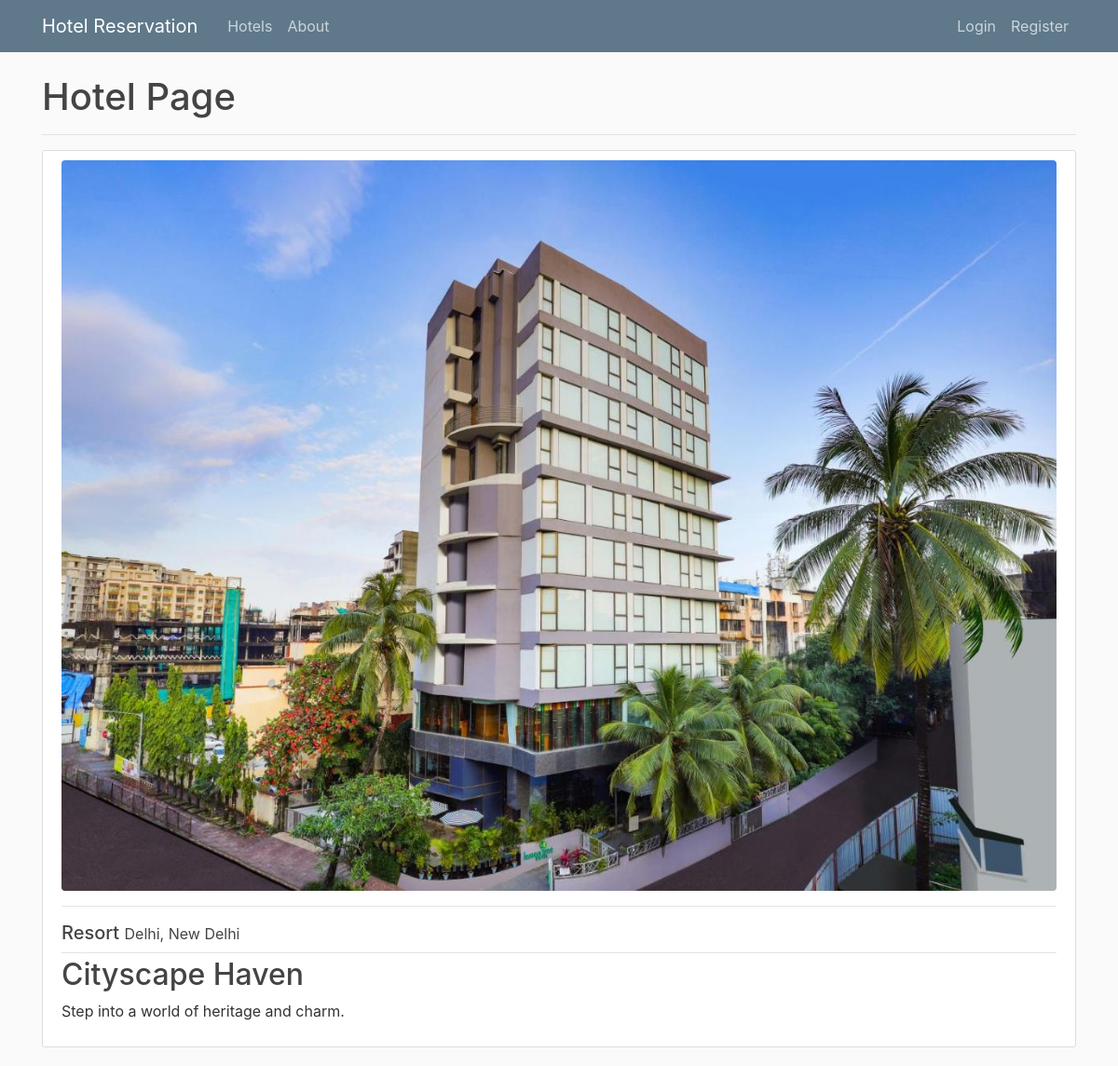
Screenshot of /hotel/1/ with the database file from the repository.
### hotelreservation/models.py (models this page shows, shortened)
class Hotel(db.Model):
    id = db.Column(db.Integer, primary_key=True)
    name = db.Column(db.String(100), nullable=False)
    date_posted = db.Column(db.DateTime, nullable=False, default=datetime.utcnow)
    type = db.Column(db.String(20), nullable=False)
    description = db.Column(db.Text, nullable=False)
    image_file = db.Column(db.String(20), nullable=False, default="default.jpg")
    city = db.Column(db.String(50), nullable=False)
    state = db.Column(db.String(50), nullable=False)
    contact = db.Column(db.String(10), nullable=False)
    rooms = db.relationship("Room", backref="hotel", lazy=True)
    reservations = db.relationship("Reservation", backref="hotel", lazy="dynamic")

### hotelreservation/hotels/views.py (the view)
@hotels.route("/hotel/<int:hotel_id>/")
def hotel(hotel_id):
    hotel = Hotel.query.get_or_404(hotel_id)
    return render_template("hotel.html", title="Hotel", block_title="Hotel Page", hotel=hotel)

### hotelreservation/templates/hotel.html (shortened to what this page needs)
{% extends "base.html" %}
{% block content %}
    <h1>{{ block_title }}</h1><hr>
    <article class="media content-section">
        <div class="media-body">
            <div class="image-container">
                <a class="article-title" href="{{ url_for('hotels.hotel_rooms', hotel_id=hotel.id) }}">
                    <img class="img-fluid rounded" src="{{ url_for('static', filename='hotel_images/' + hotel.image_file) }}" alt="{{ hotel.name }}">
                </a>
            </div><hr>
            <div class="article-metadata">
                <h5>
                    {{ hotel.type }}
                    <small class="article-content">{{ hotel.state }}, {{ hotel.city }}</small>
                </h5>
            </div>
            <h2><a class="article-title" href="{{ url_for('hotels.hotel_rooms', hotel_id=hotel.id) }}">{{ hotel.name }}</a></h2>
            <p class="article-content">{{ hotel.description }}</p>
      </div>
    </article>
{% endblock content %}

### hotelreservation/static/main.css (style rules this page uses)
body { background: #fafafa; color: #333333; margin-top: 5rem; }
h1, h2, h3, h4, h5, h6 { color: #444444; }
.content-section { background: #ffffff; padding: 10px 20px; border: 1px solid #dddddd; border-radius: 3px; margin-bottom: 20px; }
.article-title { color: #444444; }
.article-content { white-space: pre-line; }
.article-metadata { padding-bottom: 1px; margin-bottom: 4px; border-bottom: 1px solid #e3e3e3 }

### rows the page displays
Hotel: image_file (picture), type "Resort", state "Delhi", city "New Delhi", name "Cityscape Haven", description "Step into a world of heritage and charm."

### other values shown
{{ block_title }} "Hotel Page"
